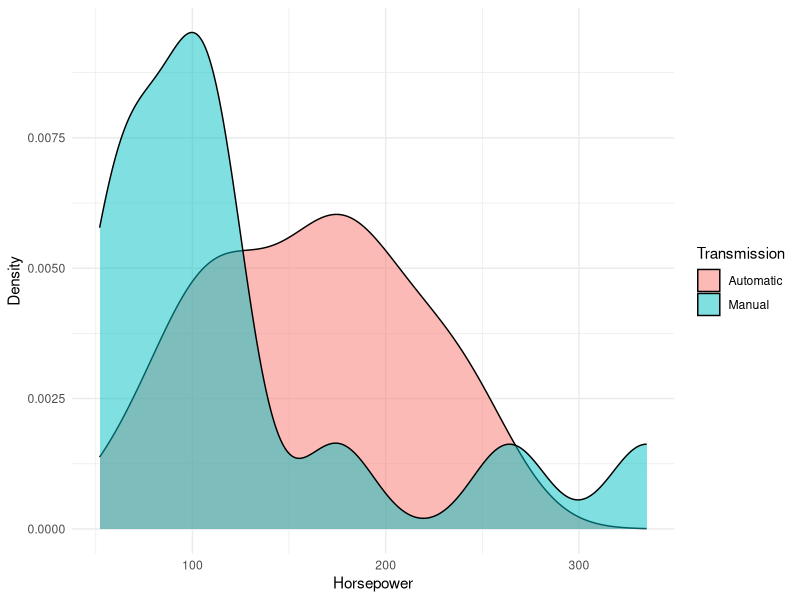

Write R code to recreate this figure.
## ---- chunk 1
#| label: env-check
R.version.string
.libPaths()[1] # should point to renv/library inside this repo
## ---- chunk 2
#| label: setup
#| message: false
#| warning: false
# setup
library(dplyr)
library(ggplot2)

# recode transmission from 0/1 to readable labels
cars <- mtcars |>
  mutate(transmission = if_else(am == 0, "Automatic", "Manual"))
## ---- chunk 3
#| label: tbl-hp-summary
#| tbl-cap: "Summary statistics of horsepower across both types of transmissions in cars."
library(knitr)

cars |>
  group_by(transmission) |>
  summarise(
    n = n(),
    mean_hp = round(mean(hp), 1),
    median_hp = round(median(hp), 1),
    sd_hp = round(sd(hp), 1),
    min_hp = min(hp),
    max_hp = max(hp)
  ) |> 
  kable()
## ---- chunk 4
#| label: fig-hp-density
#| fig-cap: "Density of horsepower by transmission type. Automatic cars show a heavier right tail, while manual cars cluster more tightly at the lower end."
#| fig-width: 7
#| fig-height: 4.5
ggplot(cars, aes(x = hp, fill = transmission)) +
  geom_density(alpha = 0.5) +
  labs(
    x = "Horsepower",
    y = "Density",
    fill = "Transmission"
  ) +
  theme_minimal()
